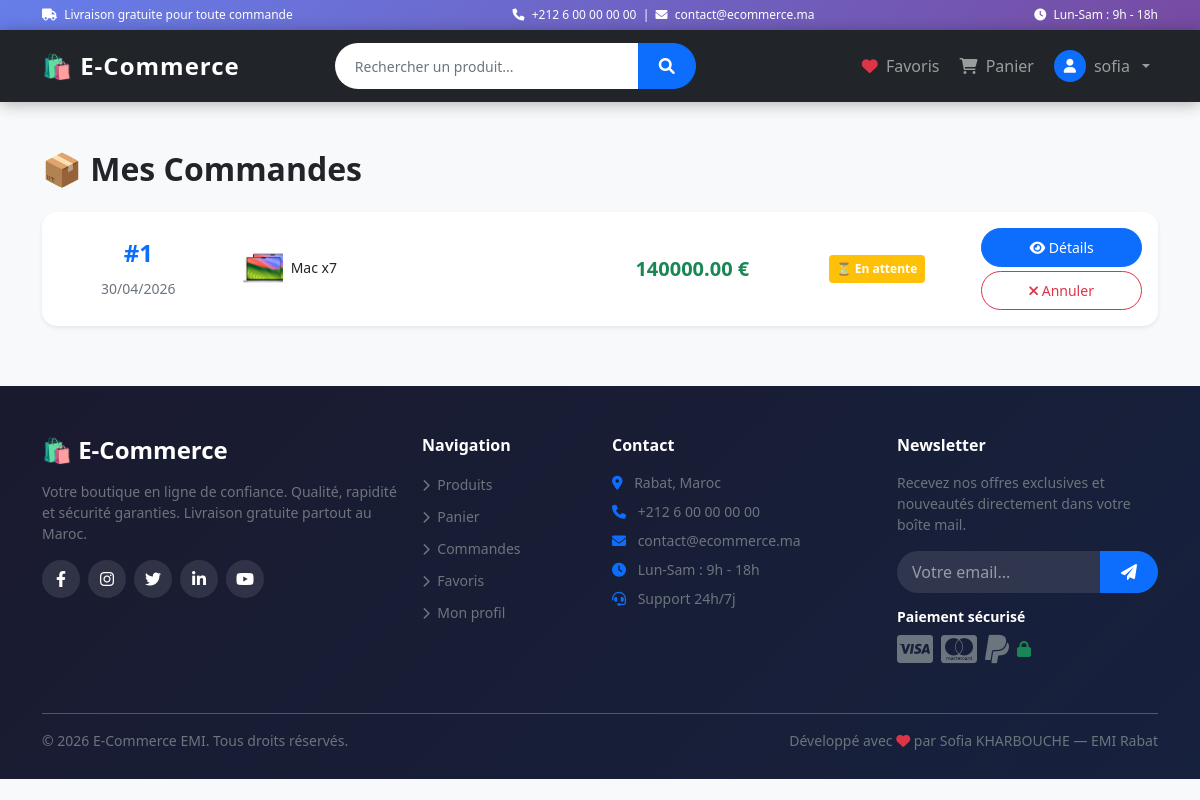
Screenshot of /products/orders/ (signed in) with the database file from the repository.
### products/models.py (models this page shows, shortened)
class Order(models.Model):
    STATUS_CHOICES = [
        ('pending', 'En attente'),
        ('confirmed', 'Confirmée'),
        ('shipped', 'Expédiée'),
        ('delivered', 'Livrée'),
        ('cancelled', 'Annulée'),
    ]
    user = models.ForeignKey(User, on_delete=models.CASCADE,
                              related_name='orders')
    status = models.CharField(max_length=20, choices=STATUS_CHOICES,
                               default='pending')
    total = models.DecimalField(max_digits=10, decimal_places=2, default=0)
    address = models.TextField(blank=True)
    phone = models.CharField(max_length=20, blank=True)
    coupon = models.ForeignKey(Coupon, on_delete=models.SET_NULL,
                                null=True, blank=True)
    discount_amount = models.DecimalField(max_digits=10, decimal_places=2,
                                           default=0)
    created_at = models.DateTimeField(auto_now_add=True)

class OrderItem(models.Model):
    order = models.ForeignKey(Order, on_delete=models.CASCADE,
                               related_name='items')
    product = models.ForeignKey(Product, on_delete=models.CASCADE)
    quantity = models.PositiveIntegerField(default=1)
    price = models.DecimalField(max_digits=10, decimal_places=2)

class Product(models.Model):
    name = models.CharField(max_length=255)
    description = models.TextField()
    price = models.DecimalField(max_digits=10, decimal_places=2)
    old_price = models.DecimalField(max_digits=10, decimal_places=2,
                                     blank=True, null=True)
    stock = models.PositiveIntegerField(default=0)
    image = models.ImageField(upload_to='products/', blank=True, null=True)
    category = models.ForeignKey(Category, on_delete=models.CASCADE,
                                  related_name='products', null=True, blank=True)
    is_featured = models.BooleanField(default=False)
    views_count = models.PositiveIntegerField(default=0)
    created_at = models.DateTimeField(auto_now_add=True)

### products/views.py (the view)
# urls.py: path("orders/", views.order_list, name="order_list"),
@login_required
def order_list(request):
    orders = Order.objects.filter(
        user=request.user).order_by('-created_at')
    return render(request, 'order_list.html', {'orders': orders})

### products/templates/order_list.html (shortened to what this page needs)
{% extends 'layout.html' %}
{% block content %}
<div class="container mt-5 mb-5">
    <h2 class="fw-bold mb-4">📦 Mes Commandes</h2>
    {% if orders %}
        {% for order in orders %}
        <div class="card shadow-sm mb-3">
            <div class="card-body">
                <div class="row align-items-center">
                    <div class="col-md-2 text-center">
                        <h4 class="fw-bold text-primary">#{{ order.id }}</h4>
                        <small class="text-muted">
                            {{ order.created_at|date:"d/m/Y" }}
                        </small>
                    </div>
                    <div class="col-md-4">
                        {% for item in order.items.all|slice:":2" %}
                            <div class="d-flex align-items-center mb-1">
                                {% if item.product.image %}
                                    <img src="{{ item.product.image.url }}"
                                         width="40" height="40"
                                         class="rounded me-2"
                                         style="object-fit:cover;">
                                {% endif %}
                                <small>
                                    {{ item.product.name }} x{{ item.quantity }}
                                </small>
                            </div>
                        {% endfor %}
                    </div>
                    <div class="col-md-2 text-center">
                        <span class="fw-bold text-success fs-5">
                            {{ order.total }} €
                        </span>
                    </div>
                    <div class="col-md-2 text-center">
                        {% if order.status == 'pending' %}
                            <span class="badge bg-warning p-2">
                                ⏳ En attente
                            </span>
                        {% elif order.status == 'confirmed' %}
                            <span class="badge bg-info p-2">
                                ✅ Confirmée
                            </span>
                        {% elif order.status == 'shipped' %}
                            <span class="badge bg-primary p-2">
                                🚚 Expédiée
                            </span>
                        {% elif order.status == 'delivered' %}
                            <span class="badge bg-success p-2">
                                📬 Livrée
                            </span>
                        {% elif order.status == 'cancelled' %}
                            <span class="badge bg-danger p-2">
                                ❌ Annulée
                            </span>
                        {% endif %}
                    </div>
                    <div class="col-md-2 text-center">
                        <a href="{% url 'order_detail' order.id %}"
                           class="btn btn-primary btn-sm mb-1 w-100">
                            <i class="fas fa-eye"></i> Détails
                        </a>
                        {% if order.status == 'pending' %}
                            <a href="{% url 'cancel_order' order.id %}"
                               class="btn btn-outline-danger btn-sm w-100"
                               onclick="return confirm('Annuler cette commande ?')">
                                <i class="fas fa-times"></i> Annuler
                            </a>
                        {% endif %}
                    </div>
                </div>
            </div>
        </div>
        {% endfor %}
    {% endif %}
</div>
{% endblock %}

### products/templates/layout.html (shortened to what this page needs)
<!DOCTYPE html>
<html lang="fr">
<head>
    <link href="https://cdn.jsdelivr.net/npm/bootstrap@5.0.2/dist/css/bootstrap.min.css"
          rel="stylesheet">
    <link href="https://cdnjs.cloudflare.com/ajax/libs/font-awesome/6.0.0/css/all.min.css"
          rel="stylesheet">
</head>
<body>
<div class="top-bar text-white text-center">
    <div class="container d-flex justify-content-between align-items-center">
        <span>
            <i class="fas fa-truck me-1"></i>
            Livraison gratuite pour toute commande
        </span>
        <span>
            <i class="fas fa-phone me-1"></i> +212 6 00 00 00 00
            &nbsp;|&nbsp;
            <i class="fas fa-envelope me-1"></i> contact@ecommerce.ma
        </span>
        <span>
            <i class="fas fa-clock me-1"></i> Lun-Sam : 9h - 18h
        </span>
    </div>
</div>
<nav class="navbar navbar-expand-lg navbar-dark bg-dark sticky-top">
    <div class="container">
        <a class="navbar-brand" href="{% url 'product_list' %}">
            🛍️ E-Commerce
        </a>
        <div class="collapse navbar-collapse" id="navbarNav">
            <form class="d-flex mx-auto" style="width:40%;"
                  method="GET" action="{% url 'product_list' %}">
                <input type="text" name="q"
                       class="form-control search-input"
                       placeholder="Rechercher un produit..."
                       value="{{ request.GET.q|default:'' }}">
                <button class="btn btn-primary search-btn" type="submit">
                    <i class="fas fa-search"></i>
                </button>
            </form>
            <ul class="navbar-nav ms-auto align-items-center gap-1">
                {% if user.is_authenticated %}
                    <li class="nav-item">
                        <a class="nav-link position-relative"
                           href="{% url 'wishlist' %}">
                            <i class="fas fa-heart text-danger"></i>
                            <span class="d-none d-lg-inline ms-1">Favoris</span>
                        </a>
                    </li>
                    <li class="nav-item">
                        <a class="nav-link position-relative"
                           href="{% url 'cart' %}">
                            <i class="fas fa-shopping-cart"></i>
                            <span class="d-none d-lg-inline ms-1">Panier</span>
                        </a>
                    </li>
                    <li class="nav-item dropdown">
                        <a class="nav-link dropdown-toggle d-flex align-items-center gap-2"
                           href="#" data-bs-toggle="dropdown">
                            <div class="rounded-circle bg-primary d-flex
                                        align-items-center justify-content-center"
                                 style="width:32px; height:32px;">
                                <i class="fas fa-user text-white"
                                   style="font-size:14px;"></i>
                            </div>
                            <span class="d-none d-lg-inline">
                                {{ user.first_name|default:user.username }}
                            </span>
                        </a>
                    </li>
                {% endif %}
            </ul>
        </div>
    </div>
</nav>
<main>
    {% block content %}
    {% endblock %}
</main>
<footer>
    <div class="container">
        <div class="row mb-4">
            <div class="col-md-4 mb-4">
                <h5 class="fw-bold mb-3 fs-4">🛍️ E-Commerce</h5>
                <p class="text-muted small mb-3">
                    Votre boutique en ligne de confiance.
                    Qualité, rapidité et sécurité garanties.
                    Livraison gratuite partout au Maroc.
                </p>
                <div class="d-flex gap-2">
                    <a href="#" class="social-icon">
                        <i class="fab fa-facebook-f"></i>
                    </a>
                    <a href="#" class="social-icon">
                        <i class="fab fa-instagram"></i>
                    </a>
                    <a href="#" class="social-icon">
                        <i class="fab fa-twitter"></i>
                    </a>
                    <a href="#" class="social-icon">
                        <i class="fab fa-linkedin-in"></i>
                    </a>
                    <a href="#" class="social-icon">
                        <i class="fab fa-youtube"></i>
                    </a>
                </div>
            </div>
            <div class="col-md-2 mb-4">
                <h6 class="fw-bold mb-3 text-white">Navigation</h6>
                <ul class="list-unstyled">
                    <li class="mb-2">
                        <a href="{% url 'product_list' %}"
                           class="text-muted text-decoration-none small">
                            <i class="fas fa-chevron-right me-1 small"></i>
                            Produits
                        </a>
                    </li>
                    {% if user.is_authenticated %}
                        <li class="mb-2">
                            <a href="{% url 'cart' %}"
                               class="text-muted text-decoration-none small">
                                <i class="fas fa-chevron-right me-1 small"></i>
                                Panier
                            </a>
                        </li>
                        <li class="mb-2">
                            <a href="{% url 'order_list' %}"
                               class="text-muted text-decoration-none small">
                                <i class="fas fa-chevron-right me-1 small"></i>
                                Commandes
                            </a>
                        </li>
                        <li class="mb-2">
                            <a href="{% url 'wishlist' %}"
                               class="text-muted text-decoration-none small">
                                <i class="fas fa-chevron-right me-1 small"></i>
                                Favoris
                            </a>
                        </li>
                        <li class="mb-2">
                            <a href="{% url 'profile' %}"
                               class="text-muted text-decoration-none small">
                                <i class="fas fa-chevron-right me-1 small"></i>
                                Mon profil
                            </a>
                        </li>
                    {% endif %}
                </ul>
            </div>
            <div class="col-md-3 mb-4">
                <h6 class="fw-bold mb-3 text-white">Contact</h6>
                <ul class="list-unstyled">
                    <li class="mb-2 text-muted small">
                        <i class="fas fa-map-marker-alt me-2 text-primary"></i>
                        Rabat, Maroc
                    </li>
                    <li class="mb-2 text-muted small">
                        <i class="fas fa-phone me-2 text-primary"></i>
                        +212 6 00 00 00 00
                    </li>
                    <li class="mb-2 text-muted small">
                        <i class="fas fa-envelope me-2 text-primary"></i>
                        contact@ecommerce.ma
                    </li>
                    <li class="mb-2 text-muted small">
                        <i class="fas fa-clock me-2 text-primary"></i>
                        Lun-Sam : 9h - 18h
                    </li>
                    <li class="mb-2 text-muted small">
                        <i class="fas fa-headset me-2 text-primary"></i>
                        Support 24h/7j
                    </li>
                </ul>
            </div>
            <div class="col-md-3 mb-4">
                <h6 class="fw-bold mb-3 text-white">Newsletter</h6>
                <p class="text-muted small mb-3">
                    Recevez nos offres exclusives et nouveautés directement
                    dans votre boîte mail.
                </p>
                <form method="post" action="{% url 'newsletter' %}">
                    <div class="input-group mb-3">
                        <input type="email" name="email"
                               class="form-control newsletter-input"
                               placeholder="Votre email..." required>
                        <button class="btn btn-primary newsletter-btn"
                                type="submit">
                            <i class="fas fa-paper-plane"></i>
                        </button>
                    </div>
                </form>
                <h6 class="fw-bold mb-2 text-white small">
                    Paiement sécurisé
                </h6>
                <div class="d-flex gap-2 align-items-center">
                    <i class="fab fa-cc-visa fa-2x text-muted"></i>
                    <i class="fab fa-cc-mastercard fa-2x text-muted"></i>
                    <i class="fab fa-paypal fa-2x text-muted"></i>
                    <i class="fas fa-lock text-success"></i>
                </div>
            </div>
        </div>
        <hr class="footer-divider">
        <div class="d-flex justify-content-between align-items-center
                    flex-wrap gap-2 pb-2">
            <p class="text-muted small mb-0">
                © 2026 E-Commerce EMI. Tous droits réservés.
            </p>
            <p class="text-muted small mb-0">
                Développé avec
                <i class="fas fa-heart text-danger"></i>
                par Sofia KHARBOUCHE — EMI Rabat
            </p>
        </div>
    </div>
</footer>
</body>
</html>

### rows the page displays
Order: id "1", created_at "30/04/2026", total "140000.00", status "⏳ En attente"
OrderItem: product.image (picture), product.name "Mac", quantity "7"

### other values shown
{{ user.first_name|default:user.username }} "sofia"
